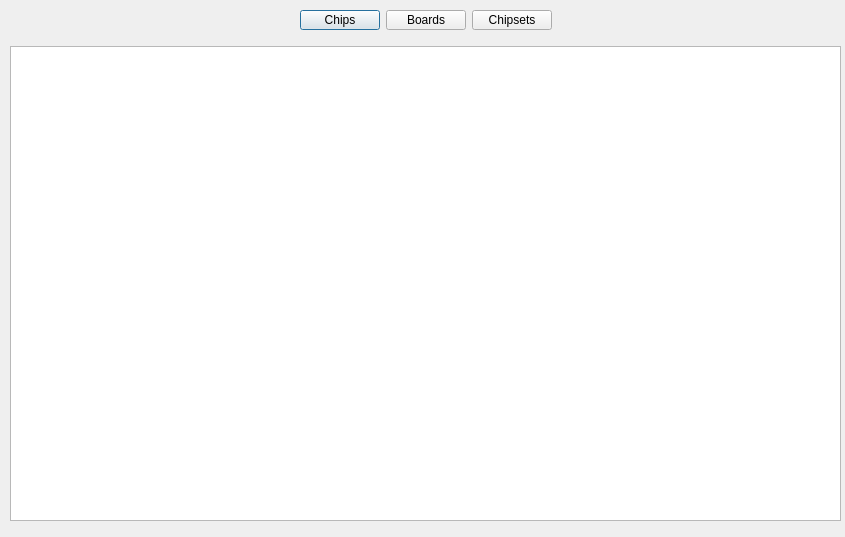
<?xml version="1.0" encoding="UTF-8"?>
<ui version="4.0">
 <class>Supported</class>
 <widget class="QDialog" name="Supported">
  <property name="geometry">
   <rect>
    <x>0</x>
    <y>0</y>
    <width>845</width>
    <height>537</height>
   </rect>
  </property>
  <property name="sizePolicy">
   <sizepolicy hsizetype="Preferred" vsizetype="Maximum">
    <horstretch>0</horstretch>
    <verstretch>0</verstretch>
   </sizepolicy>
  </property>
  <property name="windowTitle">
   <string>Supported hardware</string>
  </property>
  <property name="windowIcon">
   <iconset resource="resources.qrc">
    <normaloff>:/Icons/icons/supported.png</normaloff>:/Icons/icons/supported.png</iconset>
  </property>
  <widget class="QWidget" name="layoutWidget">
   <property name="geometry">
    <rect>
     <x>10</x>
     <y>10</y>
     <width>831</width>
     <height>511</height>
    </rect>
   </property>
   <layout class="QVBoxLayout" name="verticalLayout">
    <item>
     <layout class="QHBoxLayout" name="horizontalLayout">
      <item>
       <spacer name="horizontalSpacer_3">
        <property name="orientation">
         <enum>Qt::Horizontal</enum>
        </property>
        <property name="sizeHint" stdset="0">
         <size>
          <width>40</width>
          <height>20</height>
         </size>
        </property>
       </spacer>
      </item>
      <item>
       <widget class="QPushButton" name="b_show_chips">
        <property name="sizePolicy">
         <sizepolicy hsizetype="Minimum" vsizetype="Maximum">
          <horstretch>0</horstretch>
          <verstretch>0</verstretch>
         </sizepolicy>
        </property>
        <property name="maximumSize">
         <size>
          <width>16777215</width>
          <height>20</height>
         </size>
        </property>
        <property name="text">
         <string>Chips</string>
        </property>
       </widget>
      </item>
      <item>
       <widget class="QPushButton" name="b_show_boards">
        <property name="maximumSize">
         <size>
          <width>16777215</width>
          <height>20</height>
         </size>
        </property>
        <property name="text">
         <string>Boards</string>
        </property>
       </widget>
      </item>
      <item>
       <widget class="QPushButton" name="b_show_chipsets">
        <property name="maximumSize">
         <size>
          <width>16777215</width>
          <height>20</height>
         </size>
        </property>
        <property name="text">
         <string>Chipsets</string>
        </property>
       </widget>
      </item>
      <item>
       <spacer name="horizontalSpacer_4">
        <property name="orientation">
         <enum>Qt::Horizontal</enum>
        </property>
        <property name="sizeHint" stdset="0">
         <size>
          <width>40</width>
          <height>20</height>
         </size>
        </property>
       </spacer>
      </item>
     </layout>
    </item>
    <item>
     <spacer name="verticalSpacer">
      <property name="orientation">
       <enum>Qt::Vertical</enum>
      </property>
      <property name="sizeType">
       <enum>QSizePolicy::Preferred</enum>
      </property>
      <property name="sizeHint" stdset="0">
       <size>
        <width>20</width>
        <height>10</height>
       </size>
      </property>
     </spacer>
    </item>
    <item>
     <widget class="QTableView" name="tableView"/>
    </item>
   </layout>
  </widget>
 </widget>
 <resources>
  <include location="resources.qrc"/>
 </resources>
 <connections/>
</ui>
